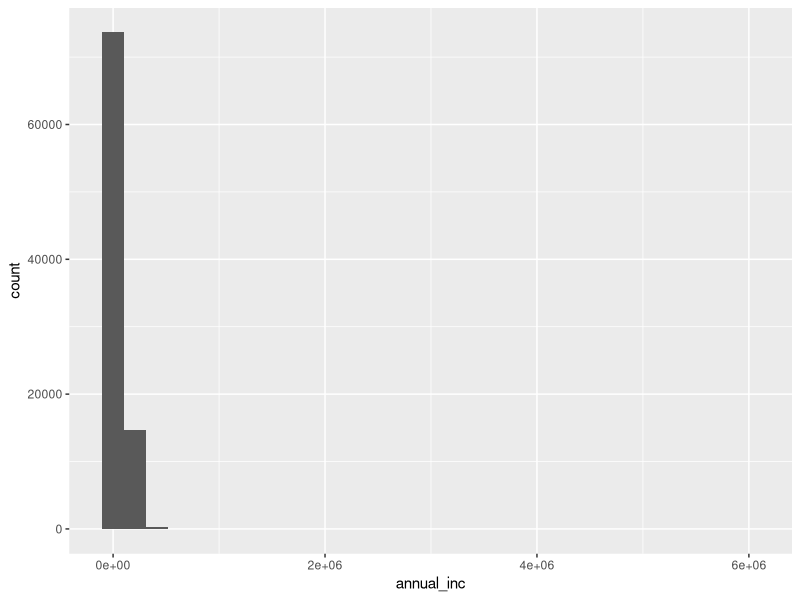
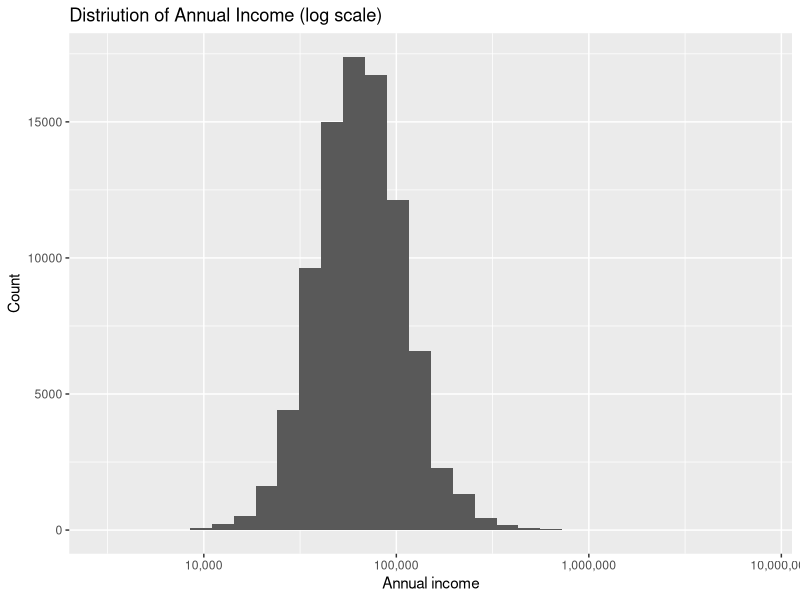
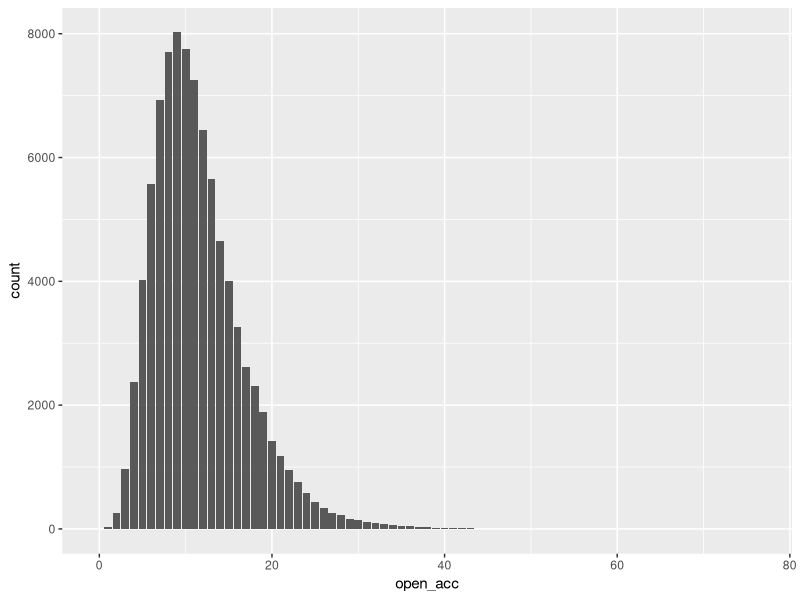
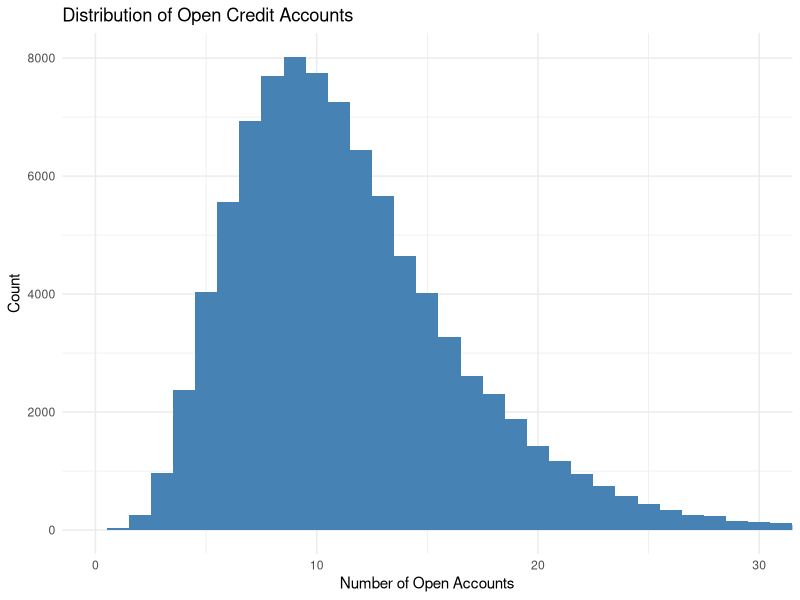
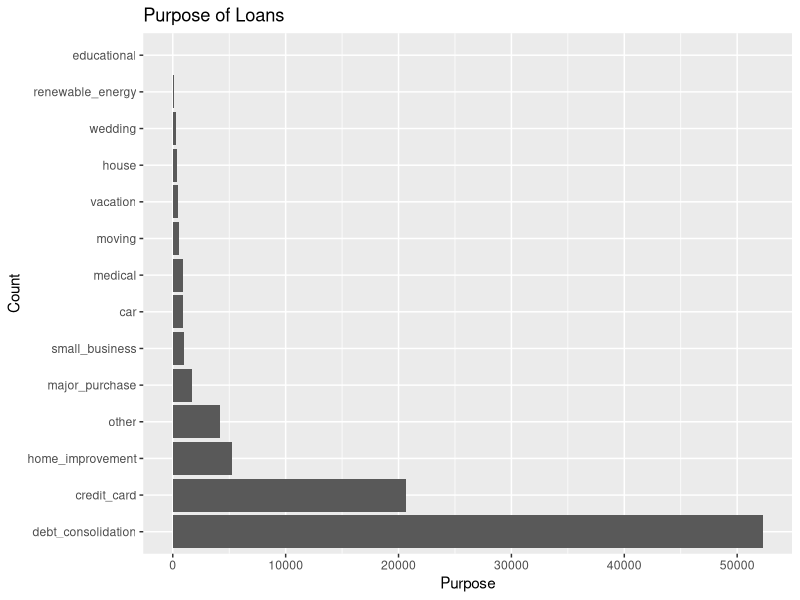
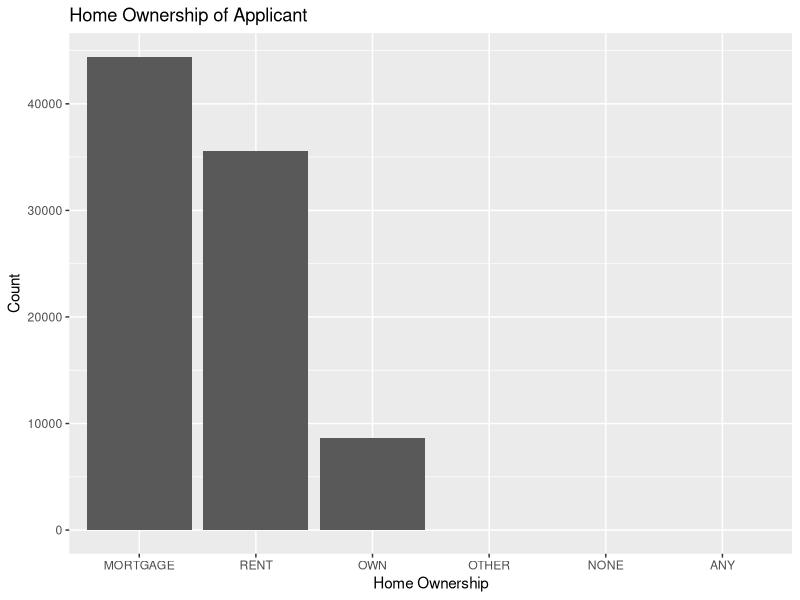
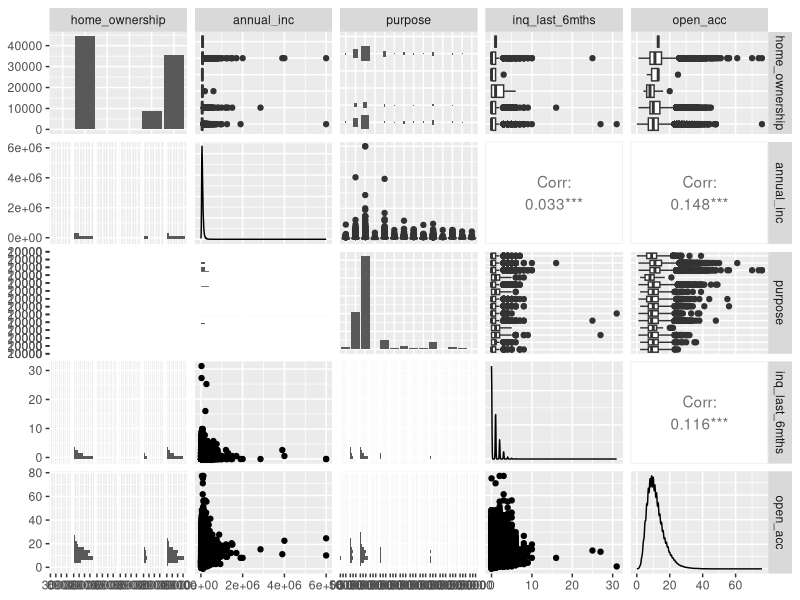

R code for these plots, in order:
## ---- chunk 1
#| label: setup
#| include: false
#| message: false
#| warning: false

if (!require("data.table")) install.packages("data.table")
if (!require("dplyr")) install.packages("dplyr")
if (!require("skimr")) install.packages("skimr")
if (!require("ggplot2")) install.packages("ggplot2")
if (!require("GGally")) install.packages("GGally")

library(data.table)
library(dplyr)
library(skimr)
library(ggplot2)
library(GGally)
## ---- chunk 2
# # Random sample your group's data set from the original LCdata data set
# LCdata <- fread("LCdata.csv")
# set.seed(1)
# myLCdata <- LCdata %>% sample(5) %>% slice_sample(prop = .5)
# fwrite(myLCdata, file = "myLCdata.csv")
myLCdata <- fread("myLCdata.csv")
## ---- chunk 3
#| label: structure-overview

glimpse(myLCdata)
str(myLCdata)
## ---- chunk 4
#| label: summary-statistics

summary(myLCdata)

# install skimr if necessary
if (!require("skimr")) install.packages("skimr")
library(skimr)

skim(myLCdata)
## ---- chunk 5
#| label: plot-var1

# Shows distribution of income

ggplot(myLCdata, aes(x = annual_inc)) +
  geom_histogram(bins = 30)
## ---- chunk 6
library(scales)
ggplot(myLCdata, aes(x = annual_inc)) +
  geom_histogram(bins = 30) +
  scale_x_log10(labels = label_comma()) +
  labs(
    title = "Distriution of Annual Income (log scale)",
    x = "Annual income",
    y = "Count"
  )
## ---- chunk 7
ggplot(myLCdata, aes(x = open_acc))+
  geom_bar()
  
## ---- chunk 8
ggplot(myLCdata, aes(x = open_acc)) +
  geom_histogram(binwidth = 1, fill = "steelblue") +
  coord_cartesian(xlim = c(0, 30)) +
  labs(
    title = "Distribution of Open Credit Accounts",
    x = "Number of Open Accounts",
    y = "Count"
  ) +
  theme_minimal()  
## ---- chunk 9
ggplot(myLCdata, aes(x = forcats::fct_infreq(purpose))) +
  geom_bar() +
  coord_flip() +
  labs(
    title = "Purpose of Loans",
    x = "Count",
    y = "Purpose"
  )
## ---- chunk 10
ggplot(myLCdata, aes(x = forcats::fct_infreq(home_ownership)))+
  geom_bar()+
  labs(
    title = "Home Ownership of Applicant",
    x = "Home Ownership",
    y = "Count"
  )
## ---- chunk 11
#| label: plot-var5

# Insert ggplot code here
## ---- chunk 12
#| label: ggpairs-plot

if (!require("GGally")) install.packages("GGally")
library(GGally)

ggpairs(myLCdata)
## ---- chunk 13
#| label: custom-plot-1

# Recreate plot using ggplot2
## ---- chunk 14
#| label: custom-plot-2

# Recreate plot using ggplot2
## ---- chunk 15
#| label: custom-plot-3var

# ggplot with third aesthetic mapping
